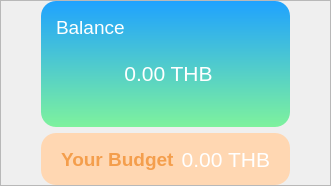
                <widget class="QFrame" name="frame_3">
                 <property name="sizePolicy">
                  <sizepolicy hsizetype="Preferred" vsizetype="Preferred">
                   <horstretch>0</horstretch>
                   <verstretch>0</verstretch>
                  </sizepolicy>
                 </property>
                 <property name="minimumSize">
                  <size>
                   <width>0</width>
                   <height>150</height>
                  </size>
                 </property>
                 <property name="frameShape">
                  <enum>QFrame::StyledPanel</enum>
                 </property>
                 <property name="frameShadow">
                  <enum>QFrame::Raised</enum>
                 </property>
                 <layout class="QVBoxLayout" name="verticalLayout_31" stretch="0,0">
                  <property name="leftMargin">
                   <number>40</number>
                  </property>
                  <property name="topMargin">
                   <number>0</number>
                  </property>
                  <property name="rightMargin">
                   <number>40</number>
                  </property>
                  <property name="bottomMargin">
                   <number>0</number>
                  </property>
                  <item>
                   <widget class="QFrame" name="DT_balance">
                    <property name="sizePolicy">
                     <sizepolicy hsizetype="Preferred" vsizetype="Fixed">
                      <horstretch>0</horstretch>
                      <verstretch>0</verstretch>
                     </sizepolicy>
                    </property>
                    <property name="minimumSize">
                     <size>
                      <width>0</width>
                      <height>126</height>
                     </size>
                    </property>
                    <property name="maximumSize">
                     <size>
                      <width>16777215</width>
                      <height>126</height>
                     </size>
                    </property>
                    <property name="styleSheet">
                     <string notr="true">.QFrame {
background-color: qlineargradient(spread:pad, x1:0, y1:0, x2:0, y2:1, stop:0 rgba(31, 162, 255, 255), stop:1 rgba(126, 242, 157, 255));
border-radius: 15px;
}</string>
                    </property>
                    <property name="frameShape">
                     <enum>QFrame::StyledPanel</enum>
                    </property>
                    <property name="frameShadow">
                     <enum>QFrame::Raised</enum>
                    </property>
                    <layout class="QGridLayout" name="gridLayout_8" rowstretch="1,7,1" columnstretch="0">
                     <property name="leftMargin">
                      <number>15</number>
                     </property>
                     <property name="topMargin">
                      <number>15</number>
                     </property>
                     <property name="verticalSpacing">
                      <number>0</number>
                     </property>
                     <item row="1" column="0">
                      <widget class="QLabel" name="dt_balance_amount">
                       <property name="font">
                        <font>
                         <family>Arial</family>
                         <pointsize>16</pointsize>
                         <fontweight>Black</fontweight>
                        </font>
                       </property>
                       <property name="styleSheet">
                        <string notr="true">background-color: none;
color: rgb(255, 255, 255);
</string>
                       </property>
                       <property name="text">
                        <string>0.00 THB</string>
                       </property>
                       <property name="alignment">
                        <set>Qt::AlignCenter</set>
                       </property>
                      </widget>
                     </item>
                     <item row="0" column="0">
                      <widget class="QLabel" name="dt_balance_title">
                       <property name="font">
                        <font>
                         <family>Arial</family>
                         <pointsize>14</pointsize>
                        </font>
                       </property>
                       <property name="styleSheet">
                        <string notr="true">background-color: none;
color: rgb(255, 255, 255);
</string>
                       </property>
                       <property name="text">
                        <string>Balance</string>
                       </property>
                      </widget>
                     </item>
                     <item row="2" column="0">
                      <spacer name="dt_verticalSpacer">
                       <property name="orientation">
                        <enum>Qt::Vertical</enum>
                       </property>
                       <property name="sizeHint" stdset="0">
                        <size>
                         <width>20</width>
                         <height>40</height>
                        </size>
                       </property>
                      </spacer>
                     </item>
                    </layout>
                   </widget>
                  </item>
                  <item>
                   <widget class="QFrame" name="DT_expense">
                    <property name="sizePolicy">
                     <sizepolicy hsizetype="Preferred" vsizetype="Fixed">
                      <horstretch>0</horstretch>
                      <verstretch>0</verstretch>
                     </sizepolicy>
                    </property>
                    <property name="minimumSize">
                     <size>
                      <width>0</width>
                      <height>52</height>
                     </size>
                    </property>
                    <property name="styleSheet">
                     <string notr="true">background-color: rgb(255, 215, 178);
border-radius: 15px;</string>
                    </property>
                    <property name="frameShape">
                     <enum>QFrame::StyledPanel</enum>
                    </property>
                    <property name="frameShadow">
                     <enum>QFrame::Raised</enum>
                    </property>
                    <layout class="QGridLayout" name="gridLayout_9">
                     <property name="leftMargin">
                      <number>20</number>
                     </property>
                     <property name="rightMargin">
                      <number>20</number>
                     </property>
                     <item row="1" column="0">
                      <widget class="QLabel" name="dt_budget_title">
                       <property name="font">
                        <font>
                         <family>Arial</family>
                         <pointsize>14</pointsize>
                         <bold>true</bold>
                        </font>
                       </property>
                       <property name="styleSheet">
                        <string notr="true">background-color: none;
color: #F49E4C;
</string>
                       </property>
                       <property name="text">
                        <string>Your Budget</string>
                       </property>
                       <property name="alignment">
                        <set>Qt::AlignLeading|Qt::AlignLeft|Qt::AlignVCenter</set>
                       </property>
                      </widget>
                     </item>
                     <item row="1" column="1">
                      <widget class="QLabel" name="dt_expense_amount">
                       <property name="font">
                        <font>
                         <family>Arial</family>
                         <pointsize>16</pointsize>
                         <fontweight>Black</fontweight>
                        </font>
                       </property>
                       <property name="styleSheet">
                        <string notr="true">background-color: none;
color: #FFFFFF;
</string>
                       </property>
                       <property name="text">
                        <string>0.00 THB</string>
                       </property>
                       <property name="alignment">
                        <set>Qt::AlignRight|Qt::AlignTrailing|Qt::AlignVCenter</set>
                       </property>
                      </widget>
                     </item>
                    </layout>
                   </widget>
                  </item>
                 </layout>
                </widget>
